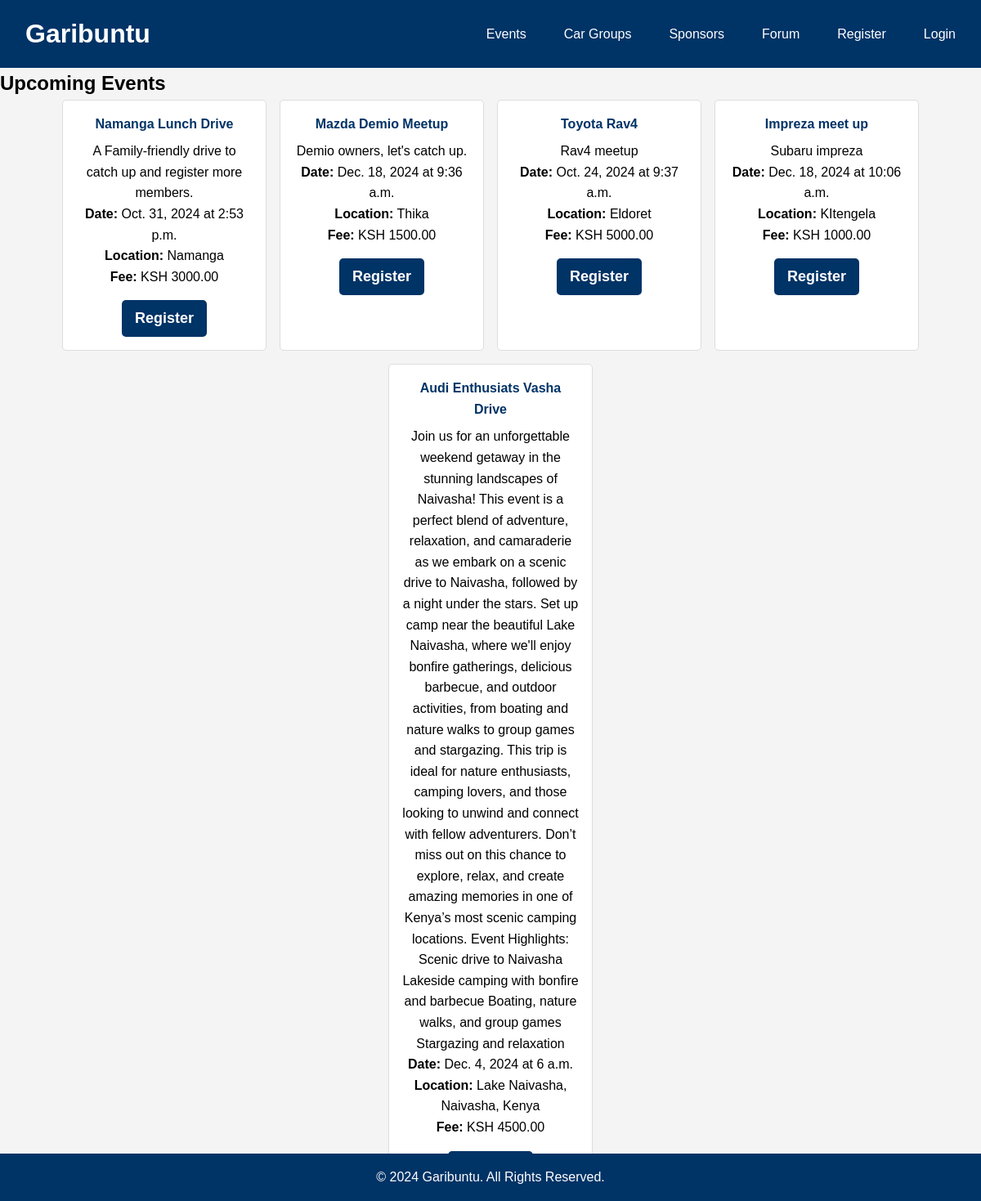
Screenshot of /events/ with the database file from the repository.
### events/models.py (models this page shows, shortened)
class Event(models.Model):
    title = models.CharField(max_length=100)
    description = models.TextField()
    date = models.DateField()
    time = models.TimeField()
    location = models.CharField(max_length=255)
    registration_fee = models.DecimalField(max_digits=10, decimal_places=2)
    group = models.ForeignKey(CarGroup, on_delete=models.CASCADE, related_name='events')
    created_by = models.ForeignKey(User, on_delete=models.CASCADE, related_name='organized_events')
    attendees = models.ManyToManyField(User, through='EventRegistration', related_name='events')
    poster = models.ImageField(upload_to='event_posters/', null=True, blank=True)

### events/views.py (the view)
# urls.py: path('', views.event_list, name='event_list'),
def event_list(request):
    events = Event.objects.all()
    return render(request, 'event_list.html', {'events':events})

### events/templates/event_list.html (shortened to what this page needs)
{% extends "base.html" %}
{% block content %}
<h2>Upcoming Events</h2>
<div class="card-container">
    {% for event in events %}
        <div class="card">
            <h4>{{ event.title }}</h4>
            <p>{{ event.description }}</p>
            <p><strong>Date:</strong> {{ event.date }} at {{ event.time }}</p>
            <p><strong>Location:</strong> {{ event.location }}</p>
            <p><strong>Fee:</strong> KSH {{ event.registration_fee }}</p>
            <a href="{% url 'events:register_for_event' event.id %}" class="btn">Register</a>
        </div>
    {% endfor %}
</div>
{% endblock %}

### garibuntu/static/css/styles.css (style rules this page uses)
* { margin: 0; padding: 0; box-sizing: border-box; }
body { font-family: Arial, sans-serif; line-height: 1.6; background-color: #f4f4f4; }
.card-container { display: flex; flex-wrap: wrap; gap: 1rem; justify-content: center; }
.card { background: #ffffff; border: 1px solid #ddd; border-radius: 5px; padding: 1rem; width: 250px; text-align: center; }
.card h4 { color: #003366; margin-bottom: 0.5rem; }
.card .btn { display: inline-block; margin-top: 1rem; padding: 0.5rem 1rem; color: #ffffff; background: #003366; text-decoration: none; border-radius: 5px; }
.btn { display: inline-block; margin-top: 10px; padding: 8px 16px; background-color: #007bff; color: #fff; text-decoration: none; border-radius: 4px; }
.btn { padding: 15px 25px; font-size: 18px; color: #fff; font-weight: bold; border-radius: 8px; text-decoration: none; transition: background-color 0.3s ease; }

### rows the page displays
Event: title "Namanga Lunch Drive", description "A Family-friendly drive to catch up and register more members.", date "Oct. 31, 2024", time "2:53 p.m.", location "Namanga", registration_fee "3000.00"
Event: title "Mazda Demio Meetup", description "Demio owners, let's catch up.", date "Dec. 18, 2024", time "9:36 a.m.", location "Thika", registration_fee "1500.00"
Event: title "Toyota Rav4", description "Rav4 meetup", date "Oct. 24, 2024", time "9:37 a.m.", location "Eldoret", registration_fee "5000.00"
Event: title "Impreza meet up", description "Subaru impreza", date "Dec. 18, 2024", time "10:06 a.m.", location "KItengela", registration_fee "1000.00"
Event: title "Audi Enthusiats Vasha Drive", description "Join us for an unforgettable weekend getaway in the stunning landscapes of Naivasha! This event is a perfect blend of adventure, relaxation, and camaraderie as we embark on a scenic drive to Naivasha, followed by a night under the stars. Set up camp near the beautiful Lake Naivasha, where we'll enjoy bonfire gatherings, delicious barbecue, and outdoor activities, from boating and nature walks to group games and stargazing. This trip is ideal for nature enthusiasts, camping lovers, and those looking to unwind and connect with fellow adventurers. Don’t miss out on this chance to explore, relax, and create amazing memories in one of Kenya’s most scenic camping locations. Event Highlights:…", date "Dec. 4, 2024", time "6 a.m.", location "Lake Naivasha, Naivasha, Kenya", registration_fee "4500.00"
